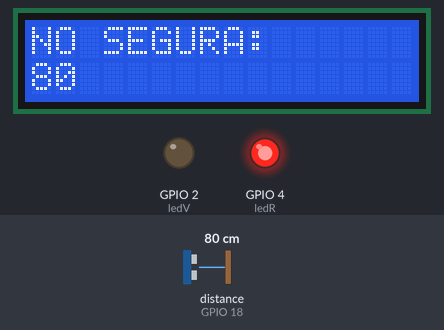
Simulated run of this sketch. Board: ESP32. On the bench: 16×2 character LCD, output pins drawn as LEDs (lit = HIGH). Wiring (inferred from the names in the program): ultrasonic range finder: trigger GPIO 5; echo GPIO 18. Inputs (shaded band) come from the test bench; at power-on: distance to the obstacle (sensor on GPIO 18) 80 cm. The echo pulse lasts 58.3 µs per cm; WiFi joins after 1.5 s; servers stay silent unless stated; uploads are accepted with an empty reply; the local clock reads 2024-03-15 10:24:30 at power-on unless the sketch sets it; pins used as bus, display or sensor lines are not drawn; what the sketch prints to the serial monitor is not drawn.

Above: at 6.1 s.
6.2 s: distance to the obstacle (sensor on GPIO 18) set to 197 cm
At 8.3 s:
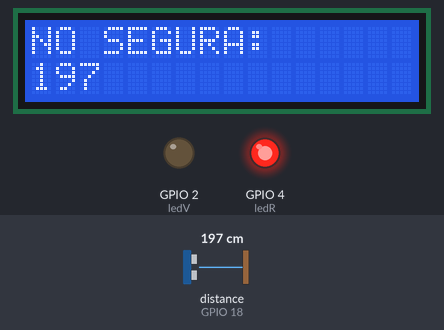
9.2 s: distance to the obstacle (sensor on GPIO 18) set to 203 cm
At 11.4 s:
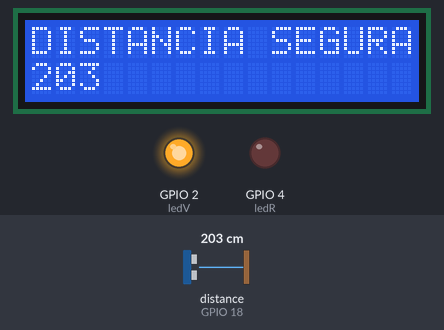
12.0 s: distance to the obstacle (sensor on GPIO 18) set to 2 cm
At 13.0 s:
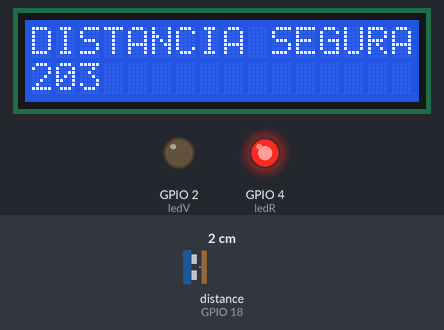
Timing chart, 0 to 15.0 s (numbered marks = the images above; inputs shaded):
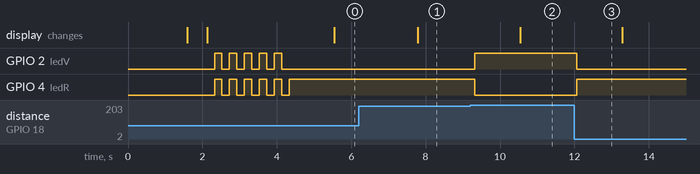

Measured:
- the behaviour switches between 200 and 201 cm on distance to the obstacle (sensor on GPIO 18) (found by bisection; images 1 and 2)
- after the input at 6.2 s, the display: changes after 1.6 s (image 1)
- after the input at 9.2 s, GPIO 2 (ledV): LOW → HIGH after 0.12 s; GPIO 4 (ledR): HIGH → LOW after 0.12 s; the display: changes after 1.3 s (image 2)
- after the input at 12.0 s, GPIO 2 (ledV): HIGH → LOW after 0.07 s; GPIO 4 (ledR): LOW → HIGH after 0.07 s
- by itself, GPIO 4 (ledR): alternates HIGH for 0.20 s and LOW for 0.20 s, 10 changes in all, then stays HIGH

The sketch:

vovan.ino
```cpp
#include <Arduino.h>
#include <ArduinoJson.h>
#include <HTTPClient.h>
#include <LiquidCrystal_I2C.h>
#include <WiFi.h>
#include "time.h"

// WiFi Credentials
#define WIFI_SSID "P502"
#define WIFI_PASSWORD "20032002@"

// Firebase things
#define DATABASE_URL "https://esp32-ledcontroller-default-rtdb.asia-southeast1.firebasedatabase.app/.json"
HTTPClient client;

//definir los pines
#define trigPin 5
#define echoPin 18
#define ledV 2
#define ledR 4
LiquidCrystal_I2C LCD = LiquidCrystal_I2C(0x27, 16, 2);

//variables
int prev = 0;
String tempText = "";
String payload = "";
String sensorID = "HC001";
char timeStringBuff[20];
String ledVBool;
String ledRBool;
String safeDistBool;

void setup()
{
  Serial.begin(115200);

  LCD.init();
  LCD.backlight();
  LCD.setCursor(0, 0);
  LCD.print("Connecting to ");
  LCD.setCursor(0, 1);
  LCD.print("WiFi ");

  // WIFI
  WiFi.mode(WIFI_STA);
  WiFi.begin(WIFI_SSID, WIFI_PASSWORD);
  Serial.print("connecting");
  while (WiFi.status() != WL_CONNECTED) {
    Serial.print(".");
    delay(500);
  }
  Serial.println();
  Serial.print("connected: ");
  Serial.println(WiFi.localIP());

  LCD.clear();
  LCD.setCursor(0, 0);
  LCD.println("Online");
  delay(500);
  LCD.clear();
  LCD.setCursor(0, 0);
  LCD.println("Connecting to");
  LCD.setCursor(0, 1);
  LCD.println("Firebase...");
  Serial.println("connecting...");

  // Firebase
  client.begin(DATABASE_URL);
  int httpResponseCode=client.GET();

  if (httpResponseCode>0) {
    LCD.clear();
    LCD.setCursor(0, 0);
    LCD.println("Connected");
    Serial.println("connected, Firebase payload:");
    payload = client.getString();
    Serial.println(payload);
    Serial.println();
  }

  // Componentes
  pinMode(trigPin, OUTPUT); //definir como salida
  pinMode(echoPin, INPUT); //definir como entrada
  pinMode(ledV, OUTPUT);
  pinMode(ledR, OUTPUT);

  Serial.println("Verde = DISTANCIA SEGURA");
  Serial.println("Rojo = NO SEGURA");

  // Indica comienzo de Transmisión de Datos
  for (int i=0; i<5; i++) {
    digitalWrite(ledV, HIGH);
    digitalWrite(ledR, HIGH);
    delay(200);
    digitalWrite(ledV, LOW);
    digitalWrite(ledR, LOW);
    delay(200);
  }

  // Time
  configTime(-9000, -9000, "1.mx.pool.ntp.org");
}

void loop()
{
  long sure, mesafe;
  digitalWrite(trigPin, LOW);
  delayMicroseconds(2);
  digitalWrite(trigPin, HIGH);
  delayMicroseconds(2);
  digitalWrite(trigPin, LOW);
  sure=pulseIn(echoPin, HIGH);
  mesafe=(sure/2)/29.1;


  if(prev!=mesafe) {
    if(mesafe>200 || mesafe<0){
      digitalWrite(ledV, HIGH);
      digitalWrite(ledR, LOW);
      tempText = "DISTANCIA SEGURA: ";
      ledVBool = "true";
      ledRBool = "false";
      safeDistBool = "true";
    }
    else {
      digitalWrite(ledV, LOW);
      digitalWrite(ledR, HIGH);
      tempText = "NO SEGURA: ";
      ledVBool = "false";
      ledRBool = "true";
      safeDistBool = "false";
    }

    struct tm timeinfo;
    if (!getLocalTime(&timeinfo)) {
      Serial.println("Time Err");
    }
    strftime(timeStringBuff, sizeof(timeStringBuff), "%d/%m/%Y %H:%M", &timeinfo);
    Serial.println(String(timeStringBuff));

    client.PATCH("{\"Sensores/time\":\"" + String(timeStringBuff) + "\"}");
    client.PATCH("{\"Led/ledV\":" + ledVBool + "}");
    client.PATCH("{\"Led/ledR\":" + ledRBool + "}");
    client.PATCH("{\"Sensores/Distancia\":" + String(mesafe) + "}");
    client.PATCH("{\"Sensores/safeDist\":" + safeDistBool + "}");
    client.PATCH("{\"Sensores/id\":" + sensorID + "}");

    LCD.clear();
    LCD.setCursor(0,0);
    LCD.print(tempText);
    LCD.setCursor(0,1);
    LCD.print(mesafe);

    Serial.print(tempText);
    Serial.print(mesafe);
    Serial.println(" cm");
  }

  prev = mesafe;
  delay(500);
}
```
